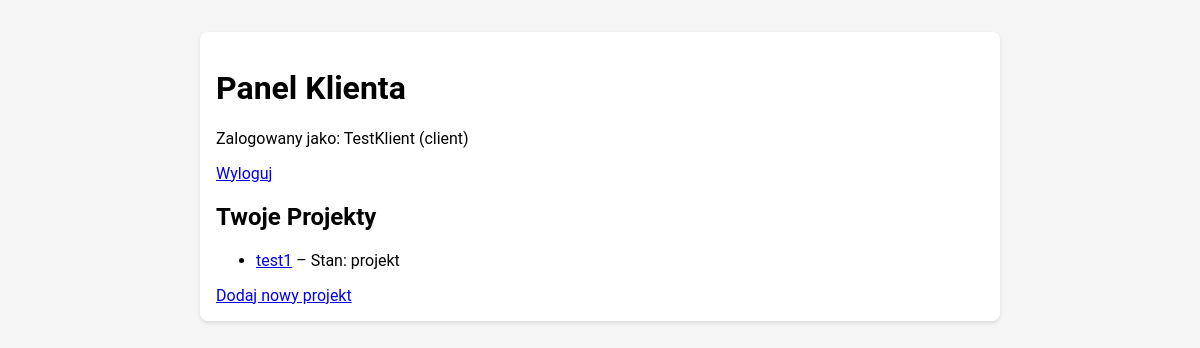
/client/dashboard (signed in), run on the app's committed database.
### app.py (models this page shows, shortened)
class User(UserMixin, db.Model):
    id = db.Column(db.Integer, primary_key=True)
    username = db.Column(db.String(80), unique=True, nullable=False)
    email = db.Column(db.String(120), unique=True, nullable=False)
    password_hash = db.Column(db.String(128), nullable=False)
    role = db.Column(db.String(20), nullable=False, default='client')  # domyślnie 'client'
    my_price_per_ml = db.Column(db.Float, nullable=True)
    projects = db.relationship('Project', backref='owner', lazy=True)

class Project(db.Model):
    id = db.Column(db.String(36), primary_key=True, default=lambda: str(uuid.uuid4()))
    name = db.Column(db.String(256), nullable=False)  # nazwa projektu
    user_id = db.Column(db.Integer, db.ForeignKey('user.id'), nullable=True)
    main_file_name = db.Column(db.String(256))
    main_file_path = db.Column(db.String(512))
    volume_ml = db.Column(db.Float)
    estimated_cost = db.Column(db.Float)
    final_cost = db.Column(db.Float, nullable=True)
    state = db.Column(db.String(50))
    quantity = db.Column(db.Integer, nullable=False, default=1)
    order_comment = db.Column(db.Text, nullable=True)
    files = db.relationship('ProjectFile', backref='project', lazy=True)
    state_logs = db.relationship('ProjectStateLog', backref='project', lazy=True)

### app.py (the view)
@app.route('/client/dashboard')
@login_required
def client_dashboard():
    if current_user.role != 'client':
        flash("Brak dostępu do panelu klienta.")
        return redirect(url_for('index'))
    projects = Project.query.filter_by(user_id=current_user.id).all()
    return render_template("client_dashboard.html", projects=projects)

### app.py (called while the page is built)
@login_manager.user_loader
def load_user(user_id):
    return db.session.get(User, int(user_id))

### templates/client_dashboard.html (shortened to what this page needs)
{% extends "base.html" %}
{% block content %}
<div class="card">
  <h1>Panel Klienta</h1>
  <p>Zalogowany jako: {{ current_user.username }} ({{ current_user.role }})</p>
  <a href="{{ url_for('logout') }}">Wyloguj</a>
  <h2>Twoje Projekty</h2>
  <ul>
    {% for project in projects %}
      <li>
        <a href="{{ url_for('client_project_detail', project_id=project.id) }}">{{ project.name }}</a>
        – Stan: {{ project.state }}
      </li>
    {% endfor %}
  </ul>
  <a href="{{ url_for('upload') }}">Dodaj nowy projekt</a>
</div>
{% endblock %}

### templates/base.html (style rules this page uses)
body { font-family: Roboto, sans-serif; margin: 0; padding: 0; background: #f5f5f5; }
.card { background: #fff; padding: 1rem; margin: 1rem 0; border-radius: 8px; box-shadow: 0 2px 4px rgba(0,0,0,0.1); }

### data on the page
User: username "TestKlient", role "client"
Project: name "test1", state "projekt"
